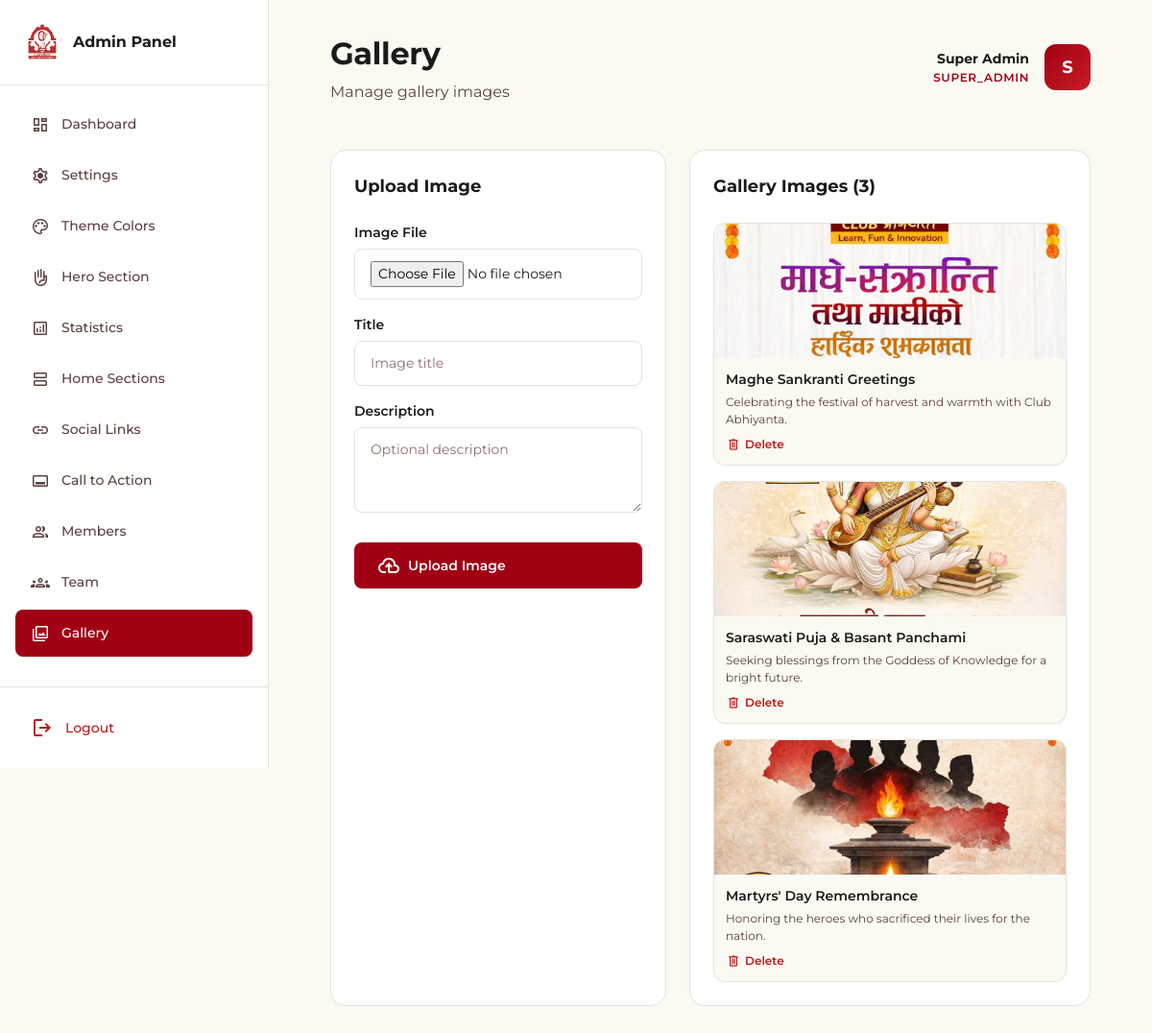
Screenshot of /admin/gallery.php (signed in) with the database file from the repository.
### tables this page shows
CREATE TABLE `gallery` (
  `id` int(11) NOT NULL AUTO_INCREMENT,
  `image_path` varchar(255) NOT NULL,
  `title` varchar(100) DEFAULT NULL,
  `description` text DEFAULT NULL,
  `upload_date` timestamp NULL DEFAULT current_timestamp(),
  `created_at` timestamp NULL DEFAULT current_timestamp(),
  `updated_at` timestamp NULL DEFAULT current_timestamp() ON UPDATE current_timestamp(),
  PRIMARY KEY (`id`),
  KEY `idx_gallery_upload_date` (`upload_date`)
);

### admin/gallery.php (the view, shortened to what this page needs)
<?php
include_once '../includes/db.php';
$pageTitle = 'Gallery';
$pageSubtitle = 'Manage gallery images';
$gallery_items = $conn->query("SELECT * FROM gallery ORDER BY upload_date DESC");
include 'includes/layout.php';
?>
<div style="display: grid; grid-template-columns: 350px 1fr; gap: 24px;">
    <div class="card">
        <h2 style="font-size: 18px; font-weight: 700; margin-bottom: 24px;">Upload Image</h2>
        <form action="gallery.php" method="POST" enctype="multipart/form-data">
            <div style="margin-bottom: 16px;">
                <label style="display: block; margin-bottom: 6px; font-weight: 600; font-size: 14px;">Image File</label>
                <input type="file" name="image" accept="image/*" class="input" required>
            </div>
            <div style="margin-bottom: 16px;">
                <label style="display: block; margin-bottom: 6px; font-weight: 600; font-size: 14px;">Title</label>
                <input type="text" name="title" placeholder="Image title" class="input" required>
            </div>
            <div style="margin-bottom: 24px;">
                <label style="display: block; margin-bottom: 6px; font-weight: 600; font-size: 14px;">Description</label>
                <textarea name="description" rows="3" class="input" placeholder="Optional description"></textarea>
            </div>
            <button type="submit" class="btn btn-primary" style="width: 100%;">
                <span class="material-symbols-outlined">cloud_upload</span>
                Upload Image
            </button>
        </form>
    </div>
    <div class="card">
        <h2 style="font-size: 18px; font-weight: 700; margin-bottom: 24px;">Gallery Images (<?php echo $gallery_items->num_rows; ?>)</h2>
        <?php if($gallery_items && $gallery_items->num_rows > 0): ?>
            <div style="display: grid; grid-template-columns: repeat(auto-fill, minmax(180px, 1fr)); gap: 16px;">
                <?php while($g = $gallery_items->fetch_assoc()): ?>
                <div style="background: #fafaf3; border-radius: 12px; overflow: hidden; border: 1px solid #e3e3dd;">
                    <img src="../<?php echo $g['image_path']; ?>" style="width: 100%; height: 140px; object-fit: cover;">
                    <div style="padding: 12px;">
                        <h3 style="font-size: 14px; font-weight: 600; margin-bottom: 4px;"><?php echo htmlspecialchars($g['title']); ?></h3>
                        <p style="font-size: 12px; color: #5c403d; margin-bottom: 8px;"><?php echo htmlspecialchars($g['description']); ?></p>
                        <a href="gallery.php?delete=<?php echo $g['id']; ?>" onclick="return confirm('Delete this image?')" style="color: #ba1a1a; font-size: 12px; font-weight: 600; text-decoration: none; display: flex; align-items: center; gap: 4px;">
                            <span class="material-symbols-outlined" style="font-size: 16px;">delete</span>
                            Delete
                        </a>
                    </div>
                </div>
                <?php endwhile; ?>
            </div>
        <?php else: ?>
            <p style="text-align: center; padding: 48px; color: #5c403d;">No images in gallery yet.</p>
        <?php endif; ?>
    </div>
</div>
<?php include 'includes/footer.php'; ?>

### admin/includes/layout.php (shortened to what this page needs)
<?php
$currentPage = basename($_SERVER['PHP_SELF']);
$adminPages = [
    'dashboard.php' => ['icon' => 'dashboard', 'label' => 'Dashboard'],
    'settings.php' => ['icon' => 'settings', 'label' => 'Settings'],
    'colors.php' => ['icon' => 'palette', 'label' => 'Theme Colors'],
    'hero.php' => ['icon' => 'front_hand', 'label' => 'Hero Section'],
    'stats.php' => ['icon' => 'analytics', 'label' => 'Statistics'],
    'sections.php' => ['icon' => 'view_agenda', 'label' => 'Home Sections'],
    'social.php' => ['icon' => 'link', 'label' => 'Social Links'],
    'cta.php' => ['icon' => 'call_to_action', 'label' => 'Call to Action'],
    'members.php' => ['icon' => 'group', 'label' => 'Members'],
    'team.php' => ['icon' => 'groups', 'label' => 'Team'],
    'gallery.php' => ['icon' => 'photo_library', 'label' => 'Gallery']
];
?>
<!DOCTYPE html>
<html lang="en">
<head>
    <script src="https://cdn.tailwindcss.com"></script>
</head>
<body>
    <div class="admin-layout">
        <aside class="sidebar">
            <div class="sidebar-header">
                <a href="../index.php" class="sidebar-logo">
                    <img src="../assets/images/logo.png" alt="Club Abhiyanta">
                    <span>Admin Panel</span>
                </a>
            </div>
            <nav class="sidebar-nav">
                <?php foreach ($adminPages as $page => $info): ?>
                    <a href="<?php echo $page; ?>" class="nav-item <?php echo $currentPage === $page ? 'active' : ''; ?>">
                        <span class="material-symbols-outlined"><?php echo $info['icon']; ?></span>
                        <span><?php echo $info['label']; ?></span>
                    </a>
                <?php endforeach; ?>
            </nav>
            <div class="sidebar-footer">
                <a href="logout.php" class="logout-btn">
                    <span class="material-symbols-outlined">logout</span>
                    <span>Logout</span>
                </a>
            </div>
        </aside>
        <main class="main-content">
            <div class="top-bar">
                <div>
                    <h1 class="page-title"><?php echo isset($pageTitle) ? $pageTitle : 'Dashboard'; ?></h1>
                    <?php if (isset($pageSubtitle)): ?>
                        <p class="page-subtitle"><?php echo $pageSubtitle; ?></p>
                    <?php endif; ?>
                </div>
                <div class="user-info">
                    <div class="user-details">
                        <div class="user-name"><?php echo isset($_SESSION['admin_name']) ? $_SESSION['admin_name'] : 'Admin'; ?></div>
                        <div class="user-role"><?php echo isset($_SESSION['admin_role']) ? $_SESSION['admin_role'] : 'Administrator'; ?></div>
                    </div>
                    <div class="user-avatar">
                        <?php echo isset($_SESSION['admin_name']) ? strtoupper(substr($_SESSION['admin_name'], 0, 1)) : 'A'; ?>
                    </div>
                </div>
            </div>

### admin/includes/footer.php
</main>
    </div>
</body>
</html>

### admin/includes/layout.php (style rules this page uses)
* { margin: 0; padding: 0; box-sizing: border-box; }
body { font-family: 'Montserrat', sans-serif; background-color: #fafaf3; color: #1a1c19; line-height: 1.6; }
.admin-layout { display: flex; min-height: 100vh; }
.sidebar { width: 280px; background: #ffffff; border-right: 1px solid #e3e3dd; display: flex; flex-direction: column; position: fixed; height: 100vh; z-index: 100; }
.sidebar-header { padding: 24px; border-bottom: 1px solid #e3e3dd; }
.sidebar-logo { display: flex; align-items: center; gap: 12px; text-decoration: none; color: #1a1c19; }
.sidebar-logo img { height: 40px; width: auto; border-radius: 8px; }
.sidebar-logo span { font-weight: 700; font-size: 16px; }
.sidebar-nav { flex: 1; padding: 16px; overflow-y: auto; }
.nav-item { display: flex; align-items: center; gap: 12px; padding: 14px 16px; text-decoration: none; color: #5c403d; font-weight: 500; font-size: 14px; border-radius: 8px; margin-bottom: 4px; transition: all 0.2s ease; }
.nav-item.active { background: #a10014; color: #ffffff; }
.nav-item .material-symbols-outlined { font-size: 20px; }
.sidebar-footer { padding: 16px; border-top: 1px solid #e3e3dd; }
.logout-btn { display: flex; align-items: center; gap: 12px; padding: 14px 16px; text-decoration: none; color: #ba1a1a; font-weight: 500; font-size: 14px; border-radius: 8px; transition: all 0.2s ease; }
.main-content { flex: 1; margin-left: 280px; padding: 32px 64px; background: #fafaf3; min-height: 100vh; }
.top-bar { display: flex; justify-content: space-between; align-items: center; margin-bottom: 48px; }
.page-title { font-size: 32px; font-weight: 700; letter-spacing: -0.01em; color: #1a1c19; }
.page-subtitle { font-size: 16px; color: #5c403d; margin-top: 4px; }
.user-info { display: flex; align-items: center; gap: 16px; }
.user-details { text-align: right; }
.user-name { font-weight: 700; font-size: 14px; }
.user-role { font-size: 12px; color: #a10014; text-transform: uppercase; font-weight: 600; letter-spacing: 0.05em; }
.user-avatar { width: 48px; height: 48px; border-radius: 12px; background: linear-gradient(135deg, #a10014 0%, #c81d25 100%); display: flex; align-items: center; justify-content: center; color: white; font-weight: 700; font-size: 18px; }
.card { background: #ffffff; border: 1px solid #e3e3dd; border-radius: 16px; padding: 24px; }
.btn { display: inline-flex; align-items: center; gap: 8px; padding: 12px 24px; border-radius: 8px; font-weight: 600; font-size: 14px; text-decoration: none; cursor: pointer; border: none; transition: all 0.2s ease; }
.btn-primary { background: #a10014; color: #ffffff; }
.input { width: 100%; padding: 12px 16px; border: 1px solid #e3e3dd; border-radius: 8px; font-family: 'Montserrat', sans-serif; font-size: 14px; background: #ffffff; color: #1a1c19; transition: border-color 0.2s ease; }
.input::placeholder { color: #906f6c; }

### rows the page displays
gallery: image_path (picture), title "Maghe Sankranti Greetings", description "Celebrating the festival of harvest and warmth with Club Abhiyanta."
gallery: image_path (picture), title "Saraswati Puja & Basant Panchami", description "Seeking blessings from the Goddess of Knowledge for a bright future."
gallery: image_path (picture), title "Martyrs' Day Remembrance", description "Honoring the heroes who sacrificed their lives for the nation."

### other values shown
$info['label'] "Dashboard"
$info['label'] "Settings"
$info['label'] "Theme Colors"
$info['label'] "Hero Section"
$info['label'] "Statistics"
$info['label'] "Home Sections"
$info['label'] "Social Links"
$info['label'] "Call to Action"
$info['label'] "Members"
$info['label'] "Team"
$info['label'] "Gallery"
$pageTitle "Gallery"
$pageSubtitle "Manage gallery images"
$_SESSION['admin_name'] "Super Admin"
$_SESSION['admin_role'] "SUPER_ADMIN"
